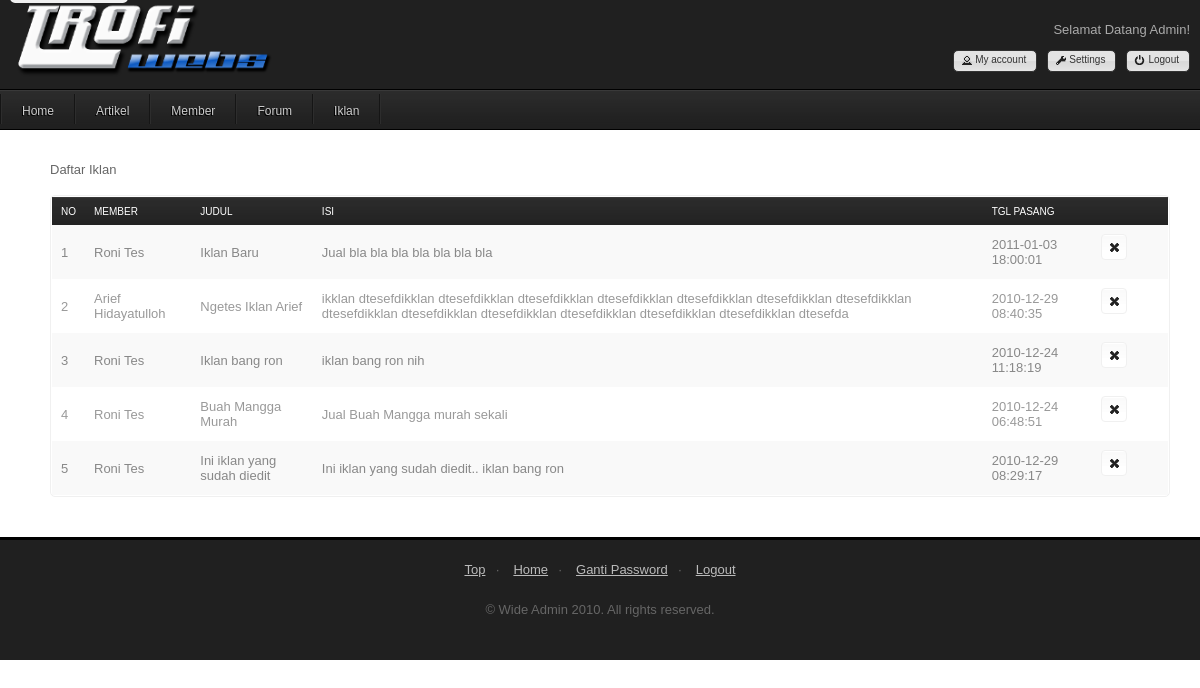
/admin/iklan.php (signed in), run on the app's committed database.
### tables this page shows
CREATE TABLE IF NOT EXISTS `iklan` (
  `id` int(11) NOT NULL AUTO_INCREMENT,
  `member` int(11) NOT NULL,
  `judul` varchar(50) NOT NULL,
  `isi` tinytext NOT NULL,
  `tanggal` timestamp NOT NULL DEFAULT CURRENT_TIMESTAMP ON UPDATE CURRENT_TIMESTAMP,
  PRIMARY KEY (`id`)
);

CREATE TABLE IF NOT EXISTS `member` (
  `id` int(11) NOT NULL AUTO_INCREMENT,
  `nama` varchar(50) NOT NULL,
  `alamat` tinytext NOT NULL,
  `no_hp` varchar(15) NOT NULL,
  `email` varchar(100) NOT NULL,
  `tgl_registrasi` timestamp NOT NULL DEFAULT CURRENT_TIMESTAMP,
  `password` varchar(32) NOT NULL,
  PRIMARY KEY (`id`)
);

### admin/fungsi.php (called while the page is built, shortened)
<?php
function get_semua_iklan($halaman, $jumlah=30){
    $mulai = $halaman * $jumlah;
    $queri = mysql_query("SELECT * FROM iklan order by id desc limit $mulai,$jumlah");
    while ($q = mysql_fetch_array($queri)){
        $data[] = $q;
    }
    return $data;
}

### class/member.php (called while the page is built, shortened)
<?php
class member{
    function member($id){
        $queri = mysql_fetch_array(mysql_query("SELECT * FROM member WHERE id=$id"));
        $this->nama = $queri['nama'];
    }
}
?>

### admin/iklan.php (the view, shortened to what this page needs)
<?php
require 'fungsi.php';
require "header.php";
require "../class/member.php";
        ?>
<div id="tabs-2">
    <p>Daftar Iklan</p>
    <table class="fullwidth" cellpadding="0" cellspacing="0" border="0">
        <thead>
            <tr>
                <td>No</td>
                <td>Member</td>
                <td>Judul</td>
                <td>Isi</td>
                <td>Tgl Pasang</td>
                <td width="25px" style="width: 25px"></td>
            </tr>
        </thead>
        <tbody>
            <?php
            $artikel = get_semua_iklan(0);
            $i=1;
            foreach ($artikel as $a) {?>
            <tr id="row<?php echo $a['id']?>" class="<?php if($i%2==0) echo 'even'; else echo 'odd';?>">
                <td><?php echo $i++?></td>
                <td>
                    <?php $member = new member($a['member']);
                    echo $member->nama;?></td>
                <td><?php echo $a['judul']?></td>
                <td><?php echo $a['isi']?></td>
                <td><?php echo $a['tanggal']?></td>
                <td width="60px">
                    <ul class="ui-widget ui-helper-clearfix" id="icons">
                    <li title="Hapus" class="ui-state-default ui-corner-all">
                        <span class="ui-icon ui-icon-closethick" onclick="hapus(<?php echo $a['id']?>)"></span>
                    </li>
                    </ul>
                </td>
            </tr>
            <?php }?>
        </tbody>
    </table>
</div>
<?php require "footer.php"?>

### admin/index_files/core0000.css (style rules this page uses)
* { margin:0; padding:0; }
body { font-family: Tahoma, Verdana, Arial, sans-serif; font-size:62.5%; position:relative; }
ul { list-style-type:none; }
p { font-size:13px; line-height:20px; margin-bottom:15px; }
table.fullwidth { width:100%; clear:both; font-size:13px; padding:1px; margin-bottom:10px; }
table.fullwidth thead, table.normal thead { height:28px; text-transform:uppercase; font-size:10px; }
table.fullwidth td, table.normal td { padding:7px 9px; margin:1px 0; }

### admin/index_files/skin_cle.css (style rules this page uses)
body { background:#fff url('repgray2.png') 0 0 repeat-x; }
p { color:#666; }
table.fullwidth, table.normal { border:1px solid #f0f0f0; }
table.fullwidth thead, table.normal thead { background:#1c1c1c url('rep10000.png') 0 0 repeat-x; color:#fff; }
table.fullwidth thead tr, table.normal thead tr { color:#fff; }
table.fullwidth tr, table.normal tr { color:#999; cursor:pointer; }
table.fullwidth tr.odd, table.normal tr.odd { background:#f9f9f9; color:#888; }
.ui-helper-clearfix:after { content: "."; display: block; height: 0; clear: both; visibility: hidden; }
.ui-helper-clearfix { display: inline-block; }
.ui-helper-clearfix { display:block; }
.ui-icon { display: block; text-indent: -99999px; overflow: hidden; background-repeat: no-repeat; }
.ui-widget { font-size: 1.1em; }
.ui-state-default, .ui-widget-content .ui-state-default { border: 1px solid #f0f0f0; background:#ffffff url('input000.png') 0 0 repeat-x; font-weight: normal; color: #555; outline: none; }
.ui-icon { width: 16px; height: 16px; background-image: url(icons_wh.png); }
.ui-state-default .ui-icon { background-image: url(icons_bl.png); }
.ui-icon-closethick { background-position: -96px -128px; }
.ui-corner-all { -moz-border-radius: 4px; -webkit-border-radius: 4px; }

### admin/index_files/plugins0.css (style rules this page uses)
ul#icons { margin: 0 0 10px; padding: 0; }
ul#icons li { margin: 2px; position: relative; padding: 4px 0; cursor: pointer; float: left; list-style: none; }
ul#icons span.ui-icon { float: left; margin: 0 4px; }

### admin/index_files/css30000.css (style rules this page uses)
fieldset, input, textarea, select, a.button, .meta ul li a, ul.nav li li a:hover, p.main input, input.login, table, .message, #easyTooltip, div.wysiwyg { -moz-border-radius: 5px; -webkit-border-radius: 5px; }

### data on the page
iklan: member.nama "Roni Tes", judul "Iklan Baru", isi "Jual bla bla bla bla bla bla bla", tanggal "2011-01-03 18:00:01"
iklan: member.nama "Arief Hidayatulloh", judul "Ngetes Iklan Arief", isi "ikklan dtesefdikklan dtesefdikklan dtesefdikklan dtesefdikklan dtesefdikklan dtesefdikklan dtesefdikklan dtesefdikklan dtesefdikklan dtesefdikklan dtesefdikklan dtesefdikklan dtesefdikklan dtesefda", tanggal "2010-12-29 08:40:35"
iklan: member.nama "Roni Tes", judul "Iklan bang ron", isi "iklan bang ron nih", tanggal "2010-12-24 11:18:19"
iklan: member.nama "Roni Tes", judul "Buah Mangga Murah", isi "Jual Buah Mangga murah sekali", tanggal "2010-12-24 06:48:51"
iklan: member.nama "Roni Tes", judul "Ini iklan yang sudah diedit", isi "Ini iklan yang sudah diedit.. iklan bang ron", tanggal "2010-12-29 08:29:17"
